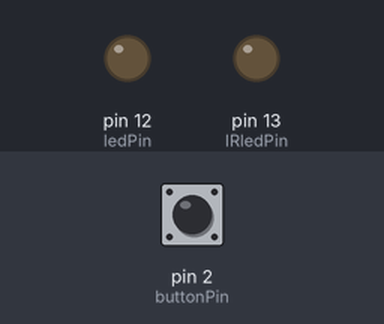
Bench run of a sketch on a simulated Arduino Uno, built with avr-gcc and run on an emulated ATmega328P. Parts: output pins drawn as LEDs (lit = HIGH). Dashed ring = blinking. The test bench sets the inputs (shaded band); at power-on: pin 2 (buttonPin) LOW. What the sketch prints to the serial monitor is not drawn.

Above: at 1.2 s.
1.3 s: pin 2 (buttonPin) pulled HIGH for 0.15 s
At 1.9 s:
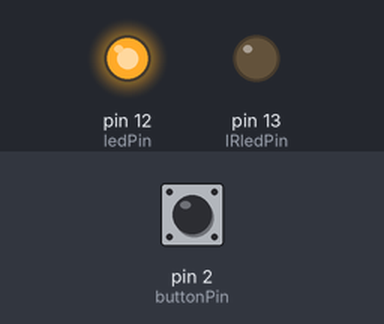
4.4 s: pin 2 (buttonPin) pulled HIGH for 1 s
At 7.7 s:
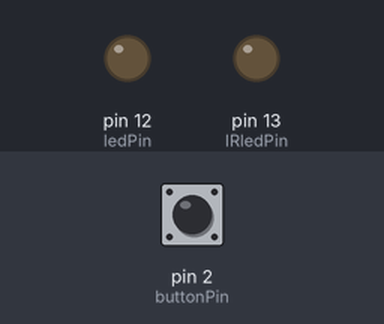
8.0 s: pin 2 (buttonPin) pulled HIGH for 3.2 s
At 9.4 s:
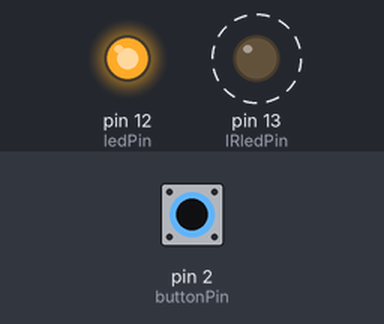
Timing chart, 0 to 13.7 s (numbered marks = the images above; inputs shaded):
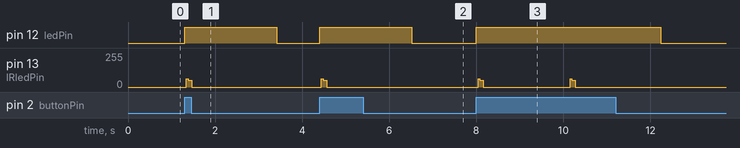

Measured:
- after the input at 1.3 s, pin 12 (ledPin): LOW → HIGH at once, → LOW 2.1 s later; pin 13 (IRledPin): 0/255 → 51/255 at once, → 0/255 0.12 s later
- after the input at 4.4 s, pin 12 (ledPin): LOW → HIGH at once, → LOW 2.1 s later; pin 13 (IRledPin): 0/255 → 51/255 at once, → 0/255 0.12 s later
- after the input at 8.0 s, pin 12 (ledPin): LOW → HIGH at once, → LOW 4.2 s later; pin 13 (IRledPin): alternates 51/255 for 0.12 s and 0/255 for 2.0 s, 4 changes in all, then stays 0/255, starting at once

The sketch:

IR.ino
```cpp
int fanSignal[] = {
  130, 44,
  132, 40,
  46, 128,
  132, 42,
  134, 40,
  134, 40,
  44, 130,
  46, 128,
  46, 128,
  132, 42,
  132, 40,
  46, 824,
  134, 40,
  134, 40,
  46, 128,
  132, 42,
  132, 42,
  132, 42,
  46, 128,
  46, 128,
  44, 130,
  132, 40,
  134, 40,
  46, 824,
  132, 42,
  132, 42,
  46, 128,
  132, 42,
  132, 42,
  132, 40,
  46, 130,
  44, 128,
  46, 128,
  134, 40,
  132, 42,
  46, 824,
  132, 42,
  132, 42,
  44, 130,
  132, 44,
  130, 44,
  130, 44,
  42, 128,
  46, 128,
  46, 128,
  132, 44,
  130, 44,
  44, 824,
  132, 44,
  130, 0};

int rokuPower[] = {
// ON, OFF (in 10's of microseconds)
  914, 452,
  60, 54,
  62, 166,
  60, 54,
  62, 164,
  62, 52,
  62, 166,
  60, 166,
  60, 168,
  60, 166,
  60, 166,
  62, 164,
  62, 54,
  62, 52,
  60, 54,
  62, 164,
  62, 166,
  60, 166,
  62, 164,
  62, 166,
  60, 54,
  60, 166,
  62, 54,
  60, 54,
  60, 54,
  60, 54,
  60, 54,
  62, 52,
  62, 166,
  62, 52,
  60, 166,
  60, 168,
  60, 166,
  62, 3834,
  914, 452,
  64, 50,
  64, 164,
  62, 52,
  64, 162,
  64, 50,
  64, 162,
  66, 162,
  64, 162,
  64, 164,
  64, 162,
  64, 162,
  64, 50,
  66, 50,
  64, 50,
  64, 0};

int signalLen = 0;
int IRledPin = 13;

const int buttonPin = 2;     // the number of the pushbutton pin
const int ledPin =  12;

int buttonState = 0;

// loop
int i;

void setup(void) {
  Serial.begin(9600);
  Serial.println("Ready to transmit IR!");
  pinMode(ledPin, OUTPUT);
  // initialize the pushbutton pin as an input:
  pinMode(buttonPin, INPUT);
  pinMode(IRledPin, OUTPUT);
//  pinMode(latchPin, OUTPUT);
//  pinMode(dataPin, OUTPUT);
//  pinMode(clockPin, OUTPUT);
}

void loop(void) {

   buttonState = digitalRead(buttonPin);
   // check if the pushbutton is pressed. If it is, the buttonState is HIGH:
  if (buttonState == HIGH) {
    // turn LED on:
    digitalWrite(ledPin, HIGH);

    // send signal
    sendCode(fanSignal, 100);

    delay(2000);
  } else {
    // turn LED off:
    digitalWrite(ledPin, LOW);
  }

}

// This procedure sends a 38KHz pulse to the IRledPin
// for a certain # of microseconds. We'll use this whenever we need to send codes
void pulseIR(long microsecs) {
  // we'll count down from the number of microseconds we are told to wait

  cli();  // this turns off any background interrupts

  while (microsecs > 0) {
    // 38 kHz is about 13 microseconds high and 13 microseconds low
   digitalWrite(IRledPin, HIGH);  // this takes about 3 microseconds to happen
   delayMicroseconds(10);         // hang out for 10 microseconds, you can also change this to 9 if its not working
   digitalWrite(IRledPin, LOW);   // this also takes about 3 microseconds
   delayMicroseconds(10);         // hang out for 10 microseconds, you can also change this to 9 if its not working

   // so 26 microseconds altogether
   microsecs -= 26;
  }

  sei();  // this turns them back on
}

void sendCode(int signal[], int len) {

//  bool flag = true;
//  for (i = 0; i < len; i++ ) {
//    long pulseLen = signal[i]*10;
//    Serial.println(pulseLen);
//    if (flag) {
//      pulseIR(pulseLen);
//      flag = false;
//    } else {
//      delayMicroseconds(pulseLen);
//      flag = true;
//    }
//  }

  long pulseLen1 = 0;
  long pulseLen2 = 0;

  for (i = 0; i < len; i = i+2 ) {
    pulseLen1 = signal[i]*10;
    pulseLen2 = signal[i + 1]*10;
    pulseIR(pulseLen1);
    delayMicroseconds(pulseLen2);

  }

}
```
